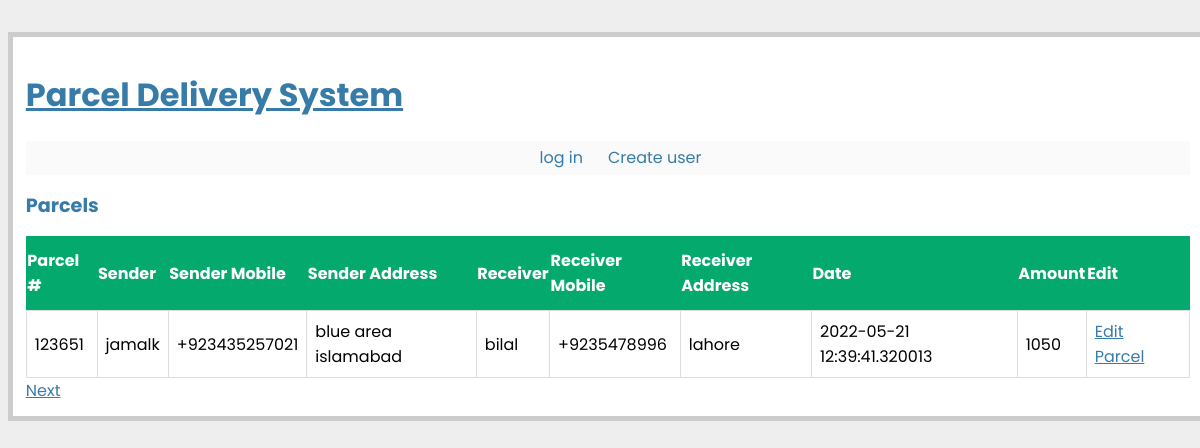
The page /parcels/ on the database as committed earlier.
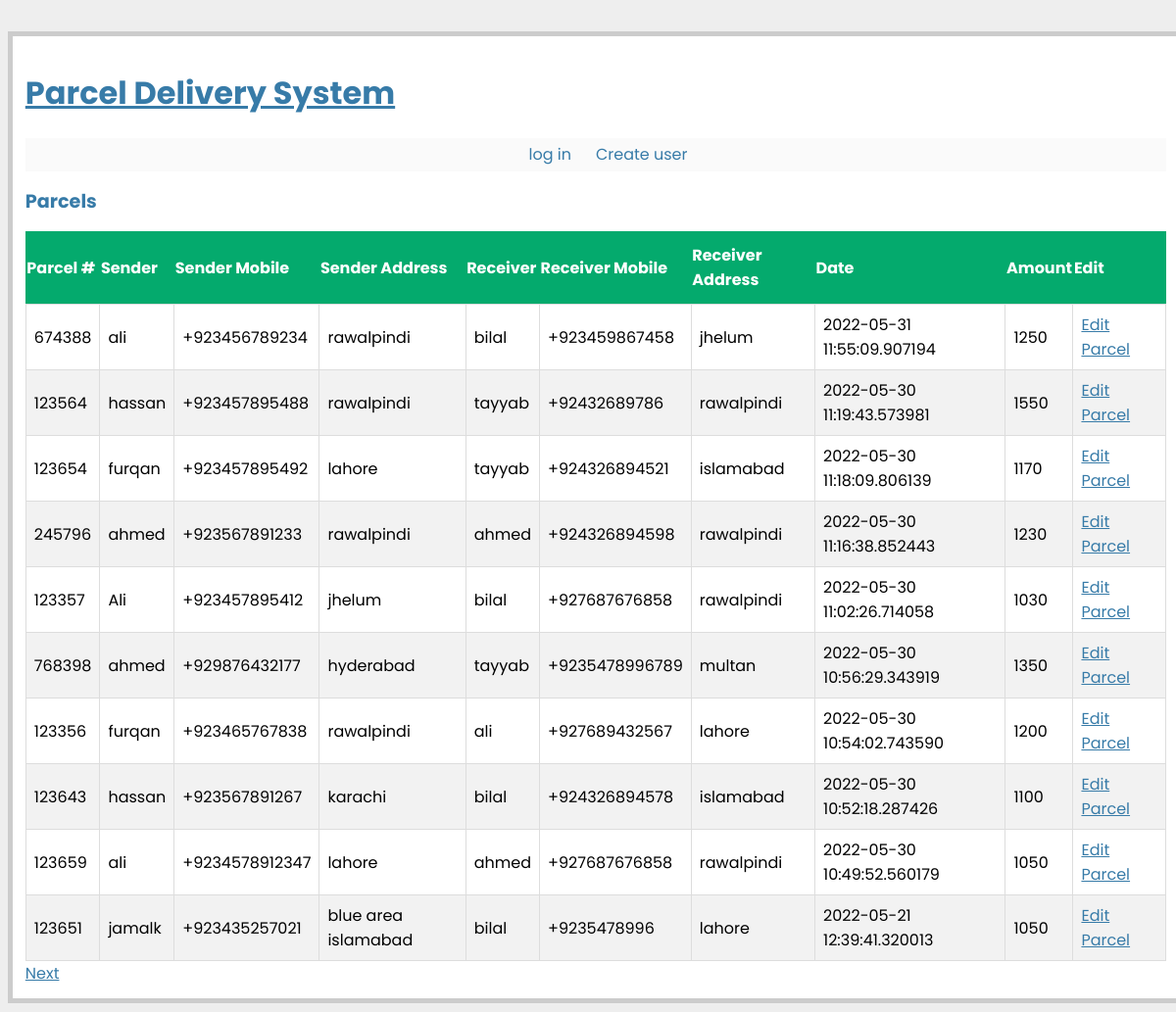
The same page on the database as committed later.
### app.py (models this page shows, shortened)
class BaseModel(Model):
    class Meta:
        database = database

class Parcel(BaseModel):
    user = ForeignKeyField(User, backref='parcels')
    parcelnumber = TextField()
    sendername = TextField()
    sendermobilenumber = TextField()
    senderaddress = TextField()
    receivername = TextField()
    receivermobilenumber = TextField()
    receiveraddress = TextField()
    parcelweight = DecimalField()
    amount = DecimalField()
    pub_date = DateTimeField()
    destination_branch = IntegerField()
    is_received_at_destination = BitField()
    is_delivered_to_receiever = BitField()

### app.py (the view)
@app.route('/parcels/')
def parcels():
    parcels = Parcel.select().order_by(Parcel.pub_date.desc())
    return object_list('parcels.html', parcels, 'parcel_list')

### app.py (called while the page is built)
def get_current_user():
    if session.get('logged_in'):
        return User.get(User.id == session['user_id'])

def object_list(template_name, qr, var_name='object_list', **kwargs):
    kwargs.update(
        page=int(request.args.get('page', 1)),
        pages=qr.count() / 4 + 1)
    kwargs[var_name] = qr.paginate(kwargs['page'])
    return render_template(template_name, **kwargs)

@app.before_request
def before_request():
    g.db = database
    g.db.connect(reuse_if_open=True)

@app.after_request
def after_request(response):
    g.db.close()
    return response

@app.context_processor
def _inject_user():
    return {'current_user': get_current_user()}

### templates/parcels.html
{% extends "layout.html" %}
{% block body %}
  <h2>Parcels</h2>
<table id="parcels">
    <thead>
    <tr>
        <th>Parcel #</th>
        <th>Sender</th>
        <th>Sender Mobile</th>
        <th>Sender Address</th>
        <th>Receiver</th>
       <th>Receiver Mobile</th>
        <th>Receiver Address</th>
         <th>Date</th>
       <th>Amount</th>
        <th>Edit</th>
    </tr>
    </thead>
    <tbody>
    {% for parcel in parcel_list %}
      {% include "includes/parcel.html" %}
    {% endfor %}
      </tbody>
</table>
  {% include "includes/pagination.html" %}
{% endblock %}

### templates/includes/parcel.html
<tr>
 <td class="parcel-content">{{ parcel.parcelnumber }}</td>
 <td class="parcel-content">{{ parcel.sendername }}</td>
 <td class="parcel-content">{{ parcel.sendermobilenumber }}</td>
 <td class="parcel-content">{{ parcel.senderaddress }}</td>
 <td class="parcel-content">{{ parcel.receivername }}</td>
 <td class="parcel-content">{{ parcel.receivermobilenumber }}</td>
 <td class="parcel-content">{{ parcel.receiveraddress }}</td>
 <td class="parcel-content">{{ parcel.pub_date|urlize }}</td>
<td class="parcel-content">{{ parcel.amount }}</td>
  <td class="parcel-content">
    <a class="avatar" href="{{ url_for('editparcel' , id=parcel.id) }}">
    Edit Parcel
    </a>
  </td>
</tr>

Rows that differ between the two databases and show on the page:
added Parcel: parcelnumber "674388", sendername "ali", sendermobilenumber "+923456789234", senderaddress "rawalpindi", receivername "bilal", receivermobilenumber "+923459867458", receiveraddress "jhelum", pub_date "2022-05-31 11:55:09.907194", amount "1250"
added Parcel: parcelnumber "123564", sendername "hassan", sendermobilenumber "+923457895488", senderaddress "rawalpindi", receivername "tayyab", receivermobilenumber "+92432689786", receiveraddress "rawalpindi", pub_date "2022-05-30 11:19:43.573981", amount "1550"
added Parcel: parcelnumber "123654", sendername "furqan", sendermobilenumber "+923457895492", senderaddress "lahore", receivername "tayyab", receivermobilenumber "+924326894521", receiveraddress "islamabad", pub_date "2022-05-30 11:18:09.806139", amount "1170"
added Parcel: parcelnumber "245796", sendername "ahmed", sendermobilenumber "+923567891233", senderaddress "rawalpindi", receivername "ahmed", receivermobilenumber "+924326894598", receiveraddress "rawalpindi", pub_date "2022-05-30 11:16:38.852443", amount "1230"
added Parcel: parcelnumber "123357", sendername "Ali", sendermobilenumber "+923457895412", senderaddress "jhelum", receivername "bilal", receivermobilenumber "+927687676858", receiveraddress "rawalpindi", pub_date "2022-05-30 11:02:26.714058", amount "1030"
added Parcel: parcelnumber "768398", sendername "ahmed", sendermobilenumber "+929876432177", senderaddress "hyderabad", receivername "tayyab", receivermobilenumber "+9235478996789", receiveraddress "multan", pub_date "2022-05-30 10:56:29.343919", amount "1350"
added Parcel: parcelnumber "123356", sendername "furqan", sendermobilenumber "+923465767838", senderaddress "rawalpindi", receivername "ali", receivermobilenumber "+927689432567", receiveraddress "lahore", pub_date "2022-05-30 10:54:02.743590", amount "1200"
added Parcel: parcelnumber "123643", sendername "hassan", sendermobilenumber "+923567891267", senderaddress "karachi", receivername "bilal", receivermobilenumber "+924326894578", receiveraddress "islamabad", pub_date "2022-05-30 10:52:18.287426", amount "1100"
added Parcel: parcelnumber "123659", sendername "ali", sendermobilenumber "+9234578912347", senderaddress "lahore", receivername "ahmed", receivermobilenumber "+927687676858", receiveraddress "rawalpindi", pub_date "2022-05-30 10:49:52.560179", amount "1050"
